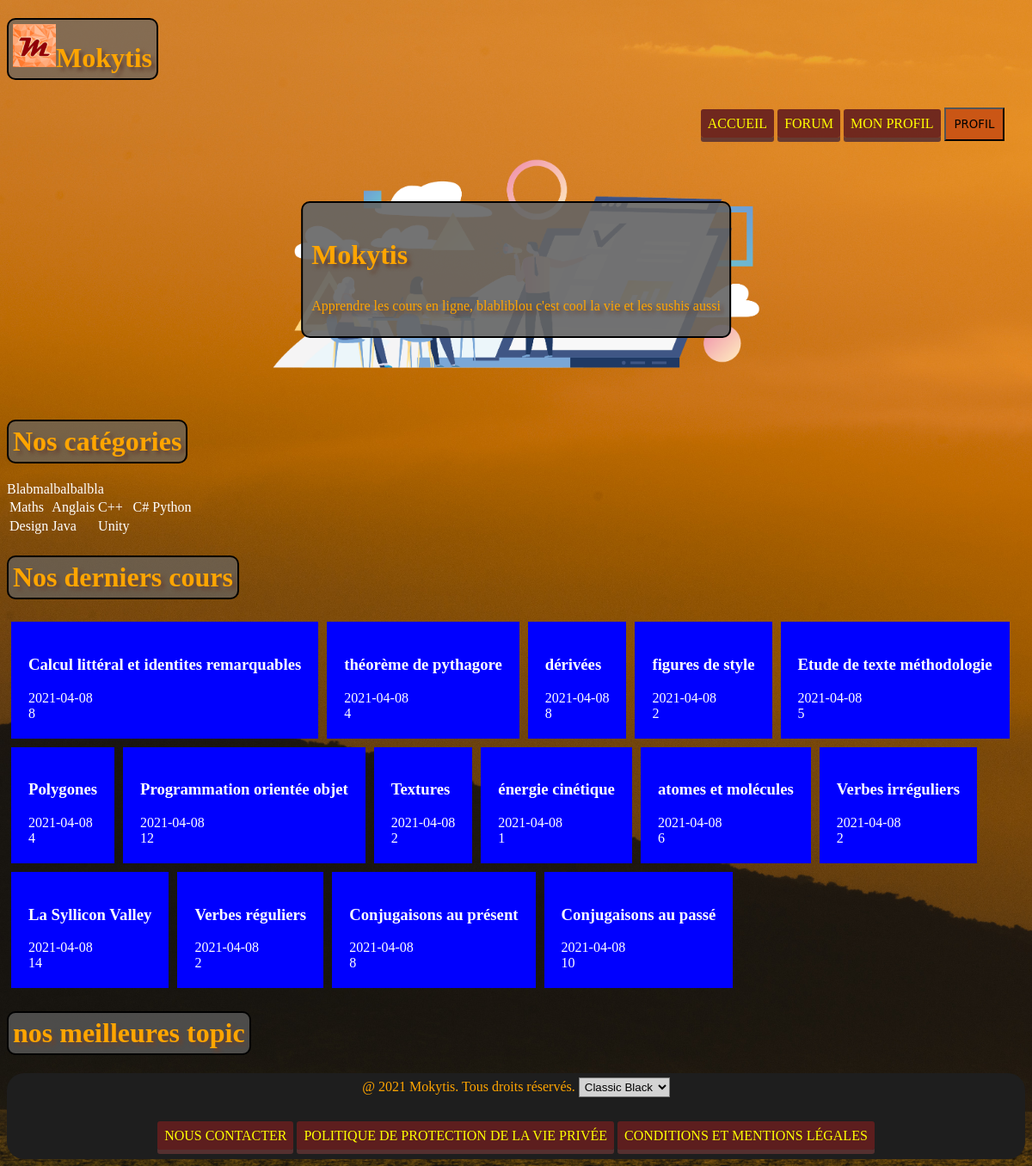
The page / on the database its author committed.
### tables this page shows
CREATE TABLE COURS(
  idCours INT PRIMARY KEY NOT NULL,
  intituleCours VARCHAR(60) UNIQUE,
  professeur INT,
  accepte BOOL DEFAULT FALSE,
  dateAjout DATE,
  dureeEstimee int,
  FOREIGN KEY (professeur) REFERENCES PROFESSEUR(idProf)
  );

### Controleur/controller.php (called while the page is built, shortened)
<?php
require('Modele/modele.php');
require('Modele/Cours.php');
function accueil()
{
    $tabCours = getLastCours();
    require('Vue/vueAccueil.php');
}

### Modele/modele.php (called while the page is built, shortened)
<?php
function ouvrirConnexion(){
  try{
      $dbConn=new PDO('mysql:host=localhost; dbname=mokytis', "root", "root");
      return $dbConn;
  }catch(PDOException $e){
    print "Erreur !: ".$e->getMessage() ."<br/>";
    return null;
  }
}
function getLastCours(){
  $dbConn = ouvrirConnexion();
  $requete="select * from COURS;";
  $lesCours=$dbConn->query($requete)->fetchAll();
  $tabCours = [];
  foreach ($lesCours as $key => $cours) {
    $tabCours[] = Cours::avecBD($cours);
  }
  return $tabCours;
}
 ?>

### Modele/Cours.php (the view, shortened to what this page needs)
<?php
class Cours{
	private $idCours, $intituleCours, $professeur, $accepte, $dateAjout, $dureeEstimee, $contenu;
	protected function remplirBD(array $row){
		$this->intituleCours=$row['intituleCours'];
		$this->dateAjout=$row['dateAjout'];
		$this->dureeEstimee=$row['dureeEstimee'];
	}
	public function afficherApperçu(){
		$contenu = "<div class='appercuCours'><h3>".$this->intituleCours."</h3>".$this->dateAjout."<br> ".$this->dureeEstimee."</div>";
		return $contenu;
	}
	public static function avecBD(array $row){
		$instance=new self();
		$instance->remplirBD($row);
		return $instance;
	}
}
?>

### Vue/vueAccueil.php (shortened to what this page needs)
<div class="imgBox">
	<div class="encardrement">
		<h3> Mokytis </h3>
		<p> Apprendre les cours en ligne, blabliblou c'est cool la vie et les sushis aussi </p>
	</div>
</div>
<h1> Nos catégories </h1>
Blabmalbalbalbla
<table>
	<tr>
		<td>Maths</td><td>Anglais</td><td>C++</td><td>C#</td><td>Python</td>
	</tr>
	<tr>
		<td>Design</td><td>Java</td><td>Unity</td><td></td>
	</tr>
</table>
<h1>Nos derniers cours</h1>
<div class="lastCours">
	<?php
	foreach ($tabCours as $key => $cours) {
		echo $cours->afficherApperçu();
	}
?>
</div>
<h1>nos meilleures topic </h1>
<?php
$contenu=ob_get_clean();
require 'template.php';
?>

### index.php (shortened to what this page needs)
<?php
require("Controleur/controller.php");
if (isset($_GET['action'])){
	if($_GET['action']== "accueil"){
		accueil();
	}
	else if($_GET['action']== "profil"){
		profil();
	}
	else if($_GET['action']== "contact"){
		contact();
	}
	else if($_GET['action']== "politique"){
		politique();
	}
	else if($_GET['action']== "mentionsLegales"){
		mentionsLegales();
	}
	else if($_GET['action']=="ajoutModifCours"){
		ajoutModifCours();
	}
	else if($_GET['action']== "login"){
		login();
	}
} else {
	accueil();
}
?>

### Vue/template.php (shortened to what this page needs)
<!doctype html>
<html lang="fr">
<head>
	<link rel="stylesheet" href="Style/orangeIsTheNewBlack.css" media="screen">
</head>
<body>
	<div id="global">
	<header>
		<h1><img src="Ressources/logo.jpeg" alt="Logo" width="50" height="50"> Mokytis</h1>
		<div id="header">
		  <nav>
		    <a href="index.php?action=accueil">Accueil</a>
		    <a href="index.php?action=forum">Forum</a>
		    <a href="index.php?action=profil">Mon profil</a>
				<button type="button" name="button" id="profil"> profil</button>
		  </nav>
		</div>
	</header>
	<div id="contenu">
		<?php echo $contenu ?>
	</div>
	<footer>
		<div id="footer">
		<p style="padding-top: 5px;">@ 2021 Mokytis. Tous droits réservés.
		<select class="themeButton" style="background-color: lightgrey; padding: 2px;">
			<option value="ClaBlack">Classic Black</option>
		</select><br/><br/><br/>
		<span class="footer_links" style="padding-bottom: 20px;">
			<a href="index.php?action=contact">Nous contacter</a>
		  	<a href="index.php?action=politique">Politique de protection de la vie privée</a>
		  	<a href="index.php?action=mentionsLegales">Conditions et mentions Légales</a>
		  </span>
		</p>
		</div>
	</footer>
	</div>
</body>
</html>

### Style/orangeIsTheNewBlack.css (style rules this page uses)
body { background-image: url("../Ressources/orangeSunset.jpg"); background-repeat: no-repeat; background-attachment: fixed; background-size: cover; }
p { font-family: Verdana; color: white; }
h1 { display: table; border: 2px solid black; padding: 5px; background-color: rgba(100, 100, 100, 0.7); border-radius: 10px; font-family: Verdana; color: orange; text-shadow: 4px 4px 4px #643; }
h3 { display: table; font-family: Verdana; color: white; }
div { font-family: Verdana; color: white; }
#footer { background: rgba(30, 30, 30, 1); border-radius: 20px; width: 100%; height: 100px; font-family: Verdana; color: white; text-align: center; }
#profil { background-color: rgba(200, 80, 20, 0.9); padding: 10px 10px; position: relative; right:0px; top:0px; font-family: DejaVu Sans; color: black; text-transform: uppercase; }
a:link { background-color: rgba(100, 30, 30, 0.9); border-radius: 3px; box-shadow: 0px 5px 0px rgba(90, 50, 50, 0.9); padding: 8px 8px; position: relative; color: yellow; text-decoration: none; text-transform: uppercase; }
nav { text-align: right; padding-right: 2%; padding-top: 10px; padding-bottom: 10px; }
nav > a { text-decoration:none; padding-left: 4%; padding-right: 4%; }
.imgBox { display: grid; height: 100%; }
.encardrement { display: table; border: 2px solid black; padding: 5px; background-color: rgba(100, 100, 100, 0.9); border-radius: 10px; font-family: Verdana; color: orange; text-shadow: 4px 4px 4px #643; margin-top: 5%; padding: 10px; border-radius: 10px; position: absolute; left: 50%; text-align: center; transform: translate(-50%, 0%); }
.encardrement > h3,p { color: orange; text-align: center; }
.encardrement > h3 { font-size: 200%; }
.appercuCours { background-color: blue; display: inline-block; width: auto; padding: 20px; margin: 5px; }

### rows shown on the page
cours: intituleCours "Calcul littéral et identites remarquables", dateAjout "2021-04-08", dureeEstimee "8"
cours: intituleCours "théorème de pythagore", dateAjout "2021-04-08", dureeEstimee "4"
cours: intituleCours "dérivées", dateAjout "2021-04-08", dureeEstimee "8"
cours: intituleCours "figures de style", dateAjout "2021-04-08", dureeEstimee "2"
cours: intituleCours "Etude de texte méthodologie", dateAjout "2021-04-08", dureeEstimee "5"
cours: intituleCours "Polygones", dateAjout "2021-04-08", dureeEstimee "4"
cours: intituleCours "Programmation orientée objet", dateAjout "2021-04-08", dureeEstimee "12"
cours: intituleCours "Textures", dateAjout "2021-04-08", dureeEstimee "2"
cours: intituleCours "énergie cinétique", dateAjout "2021-04-08", dureeEstimee "1"
cours: intituleCours "atomes et molécules", dateAjout "2021-04-08", dureeEstimee "6"
cours: intituleCours "Verbes irréguliers", dateAjout "2021-04-08", dureeEstimee "2"
cours: intituleCours "La Syllicon Valley", dateAjout "2021-04-08", dureeEstimee "14"
cours: intituleCours "Verbes réguliers", dateAjout "2021-04-08", dureeEstimee "2"
cours: intituleCours "Conjugaisons au présent", dateAjout "2021-04-08", dureeEstimee "8"
cours: intituleCours "Conjugaisons au passé", dateAjout "2021-04-08", dureeEstimee "10"
